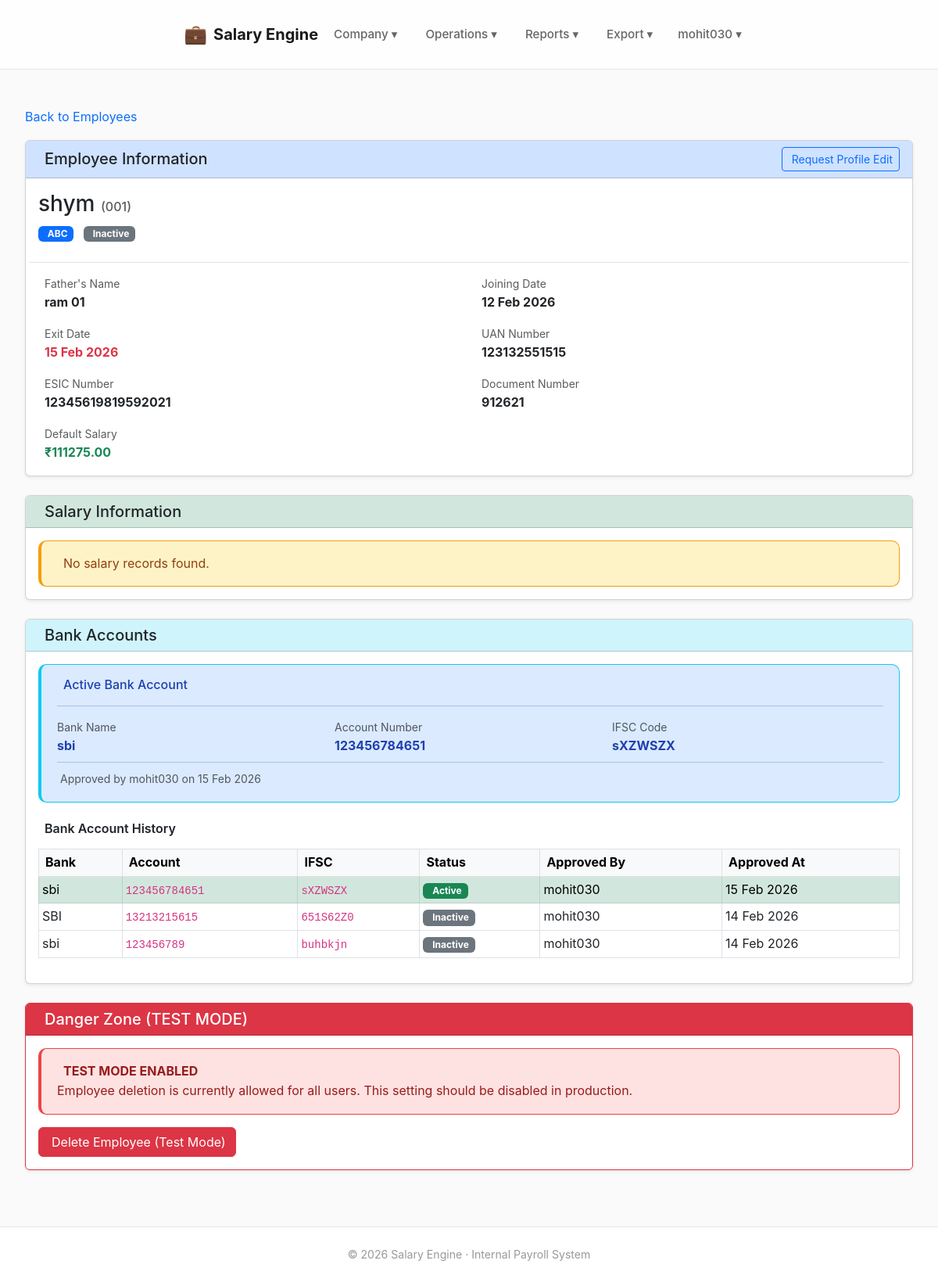
/employees/1/ (signed in), run on the app's committed database.
### employees/models.py (models this page shows, shortened)
class Employee(models.Model):
    company = models.ForeignKey(
        Company,
        on_delete=models.PROTECT,
        related_name="employees"
    )
    emp_code = models.CharField(max_length=50)
    name = models.CharField(max_length=200)
    father_name = models.CharField(max_length=200, blank=True)
    uan_number = models.CharField(max_length=20, unique=True, null=True, blank=True)
    esic_number = models.CharField(max_length=20, unique=True, null=True, blank=True)
    document_number = models.CharField(max_length=50, unique=True, null=True, blank=True)
    default_salary = models.DecimalField(max_digits=10, decimal_places=2, null=True, blank=True)
    joining_date = models.DateField()
    exit_date = models.DateField(null=True, blank=True)
    created_at = models.DateTimeField(auto_now_add=True)
    approved_by = models.ForeignKey(User, null=True, blank=True, on_delete=models.SET_NULL,
                                    related_name="approved_employees")
    class Meta:
        unique_together = ("company", "emp_code")
        ordering = ["emp_code"]

### companies/models.py (models this page shows, shortened)
class Company(models.Model):
    organisation = models.ForeignKey(
        Organisation,
        on_delete=models.CASCADE,
        related_name="companies"
    )
    site_code = models.PositiveIntegerField()
    name = models.CharField(max_length=200)
    address = models.TextField(blank=True)
    gst_number = models.CharField(
        max_length=15,
        blank=True,
        help_text="15-character GSTIN"
    )
    contact_name = models.CharField(max_length=150, blank=True)
    contact_phone = models.CharField(max_length=20, blank=True)
    contact_email = models.EmailField(blank=True)
    is_active = models.BooleanField(default=True)
    class Meta:
        unique_together = ("organisation", "site_code")
        ordering = ["site_code"]

### banking/models.py (models this page shows, shortened)
class EmployeeBankAccount(models.Model):
    employee = models.ForeignKey(Employee, on_delete=models.CASCADE)
    bank_name = models.CharField(max_length=200)
    account_number = models.CharField(max_length=30)
    ifsc = models.CharField(max_length=15)
    effective_from_month = models.DateField()
    is_active = models.BooleanField(default=True)
    approved_by = models.ForeignKey(User, null=True, on_delete=models.SET_NULL)
    approved_at = models.DateTimeField(null=True, blank=True)

### employees/views.py (the view, shortened to what this page needs)
# urls.py: path("<int:employee_id>/", employee_profile, name="employee_profile"),
@login_required
def employee_profile(request, employee_id):
    employee = get_object_or_404(Employee, id=employee_id)
    bank_form = BankChangeRequestForm()
    latest_salary = SalaryTransaction.objects.filter(
        employee=employee
    ).order_by("-created_at").first()
    bank_accounts = EmployeeBankAccount.objects.filter(
        employee=employee
    ).order_by("-is_active", "-approved_at")
    active_account = bank_accounts.filter(is_active=True).first()
    audit_logs = AuditLog.objects.filter(
        description__icontains=employee.emp_code
    ).order_by("-created_at")
    pending_changes = employee.change_requests.filter(status="PENDING")
    context = {
        "employee": employee,
        "latest_salary": latest_salary,
        "bank_accounts": bank_accounts,
        "active_account": active_account,
        "audit_logs": audit_logs,
        "pending_changes": pending_changes,
        "bank_form": bank_form,  # important: pass bound form if invalid
    }
    return render(
        request,
        "employees/employee_profile.html",
        context,
    )

### templates/employees/employee_profile.html (shortened to what this page needs)
{% extends "base.html" %}
{% block content %}
{% with DELETE_ENABLED=True %}
<a href="{% url 'employees:employee_list' %}" class="text-decoration-none text-primary">
   Back to Employees
</a>
<div class="card mt-3 mb-4 shadow-sm">
  <div class="card-header bg-primary-subtle">
    <div class="d-flex justify-content-between align-items-center">
      <h5 class="mb-0">
        Employee Information
      </h5>
      <a href="{% url 'employees:employee_change_request' employee.id %}"
         class="btn btn-outline-primary btn-sm">
         Request Profile Edit
      </a>
    </div>
  </div>
  <div class="card-body">
    <div class="row mb-3 pb-3 border-bottom">
      <div class="col-md-8">
        <h3 class="mb-2">
          {{ employee.name }}
          <small class="text-muted fs-6">({{ employee.emp_code }})</small>
        </h3>
        <div class="mb-2">
          <span class="badge bg-primary me-2">
            {{ employee.company.name }}
          </span>
          {% if employee.exit_date %}
            <span class="badge bg-secondary">
              Inactive
            </span>
          {% else %}
            <span class="badge bg-success">
              <i class="bi bi-check-circle me-1"></i>Active
            </span>
          {% endif %}
        </div>
      </div>
    </div>
    <div class="row g-3">
      {% if employee.father_name %}
      <div class="col-md-6">
        <div class="d-flex align-items-start">
          <div>
            <small class="text-muted d-block">Father's Name</small>
            <strong>{{ employee.father_name }}</strong>
          </div>
        </div>
      </div>
      {% endif %}
      <div class="col-md-6">
        <div class="d-flex align-items-start">
          <div>
            <small class="text-muted d-block">Joining Date</small>
            <strong>{{ employee.joining_date|date:"d M Y" }}</strong>
          </div>
        </div>
      </div>
      {% if employee.exit_date %}
      <div class="col-md-6">
        <div class="d-flex align-items-start">
          <div>
            <small class="text-muted d-block">Exit Date</small>
            <strong class="text-danger">{{ employee.exit_date|date:"d M Y" }}</strong>
          </div>
        </div>
      </div>
      {% endif %}
      {% if employee.uan_number %}
      <div class="col-md-6">
        <div class="d-flex align-items-start">
          <div>
            <small class="text-muted d-block">UAN Number</small>
            <strong>{{ employee.uan_number }}</strong>
          </div>
        </div>
      </div>
      {% endif %}
      {% if employee.esic_number %}
      <div class="col-md-6">
        <div class="d-flex align-items-start">
          <div>
            <small class="text-muted d-block">ESIC Number</small>
            <strong>{{ employee.esic_number }}</strong>
          </div>
        </div>
      </div>
      {% endif %}
      {% if employee.document_number %}
      <div class="col-md-6">
        <div class="d-flex align-items-start">
          <div>
            <small class="text-muted d-block">Document Number</small>
            <strong>{{ employee.document_number }}</strong>
          </div>
        </div>
      </div>
      {% endif %}
      {% if employee.default_salary %}
      <div class="col-md-6">
        <div class="d-flex align-items-start">
          <div>
            <small class="text-muted d-block">Default Salary</small>
            <strong class="text-success">₹{{ employee.default_salary|floatformat:2 }}</strong>
          </div>
        </div>
      </div>
      {% endif %}
    </div>
  </div>
</div>
<div class="card mb-4 shadow-sm">
  <div class="card-header bg-success-subtle">
    <h5 class="mb-0">
      Salary Information
    </h5>
  </div>
  <div class="card-body">
    {% if latest_salary %}
      <div class="row align-items-center">
        <div class="col-md-8">
          <p class="mb-2">
            <strong>Last Salary:</strong>
            <span class="fs-5 text-success fw-bold">₹{{ latest_salary.salary_amount|floatformat:2 }}</span>
            <span class="text-muted ms-2">
              ({{ latest_salary.batch.month }}/{{ latest_salary.batch.year }})
            </span>
          </p>
        </div>
        <div class="col-md-4 text-md-end">
          <a href="{% url 'dashboard:employee_salary_ledger' employee.id %}"
             class="btn btn-sm btn-outline-success">
            <i class="bi bi-journal-text me-1"></i>View Full Ledger
          </a>
        </div>
      </div>
    {% else %}
      <div class="alert alert-warning mb-0">
        No salary records found.
      </div>
    {% endif %}
  </div>
</div>
<div class="card mb-4 shadow-sm">
  <div class="card-header bg-info-subtle">
    <h5 class="mb-0">
      Bank Accounts
    </h5>
  </div>
  <div class="card-body">
    {% if active_account %}
      <div class="alert alert-info border-info mb-3">
        <h6 class="alert-heading">
          Active Bank Account
        </h6>
        <hr>
        <div class="row g-2">
          <div class="col-md-4">
            <small class="text-muted d-block">Bank Name</small>
            <strong>{{ active_account.bank_name }}</strong>
          </div>
          <div class="col-md-4">
            <small class="text-muted d-block">Account Number</small>
            <strong>{{ active_account.account_number }}</strong>
          </div>
          <div class="col-md-4">
            <small class="text-muted d-block">IFSC Code</small>
            <strong>{{ active_account.ifsc }}</strong>
          </div>
        </div>
        <hr class="my-2">
        <small class="text-muted">
          Approved by {{ active_account.approved_by|default:"System" }}
          on {{ active_account.approved_at|date:"d M Y" }}
        </small>
      </div>
    {% else %}
      <div class="alert alert-warning mb-3">
        <i class="bi bi-exclamation-triangle me-2"></i>No active bank account on record.
      </div>
    {% endif %}
    <h6 class="mt-4 mb-3 fw-semibold">
      Bank Account History
    </h6>
    {% if bank_accounts %}
      <div class="table-responsive">
        <table class="table table-sm table-hover table-bordered align-middle">
          <thead class="table-light">
            <tr>
              <th scope="col">Bank</th>
              <th scope="col">Account</th>
              <th scope="col">IFSC</th>
              <th scope="col">Status</th>
              <th scope="col">Approved By</th>
              <th scope="col">Approved At</th>
            </tr>
          </thead>
          <tbody>
            {% for acc in bank_accounts %}
              <tr{% if acc.is_active %} class="table-success"{% endif %}>
                <td>{{ acc.bank_name }}</td>
                <td><code>{{ acc.account_number }}</code></td>
                <td><code>{{ acc.ifsc }}</code></td>
                <td>
                  {% if acc.is_active %}
                    <span class="badge bg-success">
                      Active
                    </span>
                  {% else %}
                    <span class="badge bg-secondary">
                      Inactive
                    </span>
                  {% endif %}
                </td>
                <td>{{ acc.approved_by|default:"—" }}</td>
                <td>{{ acc.approved_at|date:"d M Y"|default:"—" }}</td>
              </tr>
            {% endfor %}
          </tbody>
        </table>
      </div>
    {% else %}
      <p class="text-muted mb-0">
        <i class="bi bi-info-circle me-2"></i>No bank account history available.
      </p>
    {% endif %}
  </div>
</div>
{% if DELETE_ENABLED %}
<div class="card border-danger mb-4 shadow-sm">
  <div class="card-header bg-danger text-white">
    <h5 class="mb-0">
      Danger Zone (TEST MODE)
    </h5>
  </div>
  <div class="card-body">
    <div class="alert alert-danger mb-3">
      <strong>TEST MODE ENABLED</strong><br>
      Employee deletion is currently allowed for all users. This setting should be disabled in production.
    </div>
    <form method="post"
          action="{% url 'employees:employee_delete' employee.id %}"
          onsubmit="return confirm('⚠️ TEST MODE:\n\nThis will PERMANENTLY delete:\n• Employee: {{ employee.name }}\n• All associated records\n• This action CANNOT be undone\n\nAre you absolutely sure?');">
      <button type="submit" class="btn btn-danger">
        Delete Employee (Test Mode)
      </button>
    </form>
  </div>
</div>
{% endif %}
{% endwith %}
{% endblock %}

### templates/base.html (shortened to what this page needs)
<!DOCTYPE html>
<html lang="en">
{% load static %}
<head>
    <link href="https://cdn.jsdelivr.net/npm/bootstrap@5.3.0/dist/css/bootstrap.min.css" rel="stylesheet">
</head>
<body>
    <nav class="navbar" id="navbar">
        <div class="navbar-inner">
            <div class="nav-left">
                <a href="{% url 'dashboard:home' %}" class="brand">
                    <span class="brand-icon">💼</span>
                    <span>Salary Engine</span>
                </a>
                {% if request.user.is_authenticated %}
                    <div class="dropdown">
                        <button class="dropbtn">Company ▾</button>
                    </div>
                    <div class="dropdown">
                        <button class="dropbtn">Operations ▾</button>
                    </div>
                    <div class="dropdown">
                        <button class="dropbtn">Reports ▾</button>
                    </div>
                    <div class="dropdown">
                        <button class="dropbtn">Export ▾</button>
                    </div>
                {% endif %}
            </div>
            <div class="nav-right">
                {% if request.user.is_authenticated %}
                    <div class="dropdown">
                        <button class="dropbtn">
                            {{ request.user.username }} ▾
                        </button>
                    </div>
                {% endif %}
            </div>
        </div>
    </nav>
    <div class="container">
        {% block content %}{% endblock %}
    </div>
    <footer>
        © 2026 Salary Engine · Internal Payroll System
    </footer>
</body>
</html>

### data on the page
Employee: name "shym", emp_code "001", company.name "ABC", father_name "ram 01", joining_date "12 Feb 2026", exit_date "15 Feb 2026", uan_number "123132551515", esic_number "12345619819592021", document_number "912621", default_salary "111275.00"
EmployeeBankAccount: bank_name "sbi", account_number "123456784651", ifsc "sXZWSZX", approved_by "mohit030", approved_at "15 Feb 2026", is_active "Active"
EmployeeBankAccount: bank_name "SBI", account_number "13213215615", ifsc "651S62Z0", is_active "Inactive", approved_by "mohit030", approved_at "14 Feb 2026"
EmployeeBankAccount: bank_name "sbi", account_number "123456789", ifsc "buhbkjn", is_active "Inactive", approved_by "mohit030", approved_at "14 Feb 2026"

### other printed values
{{ request.user.username }} "mohit030"
